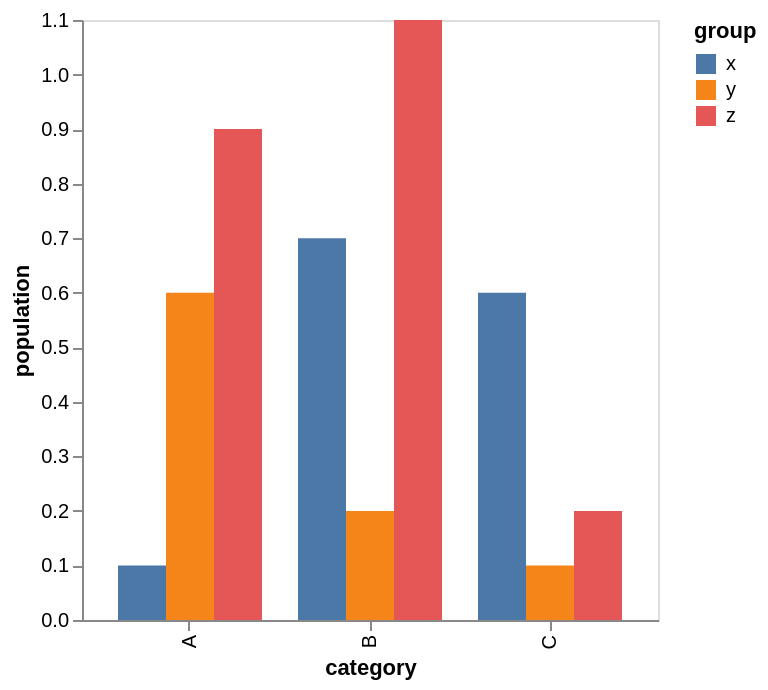

Describe this chart as a Vega-Lite specification.
### Vega specification from a JSON file in a GitHub repository (floating-point values rounded to 4 significant figures)
{"$schema": "https://vega.github.io/schema/vega/v5.json", "background": "white", "padding": 5, "height": 300, "style": "cell", "data": [{"name": "source_0", "values": [{"category": "A", "group": "x", "value": 0.1}, {"category": "A", "group": "y", "value": 0.6}, {"category": "A", "group": "z", "value": 0.9}, {"category": "B", "group": "x", "value": 0.7}, {"category": "B", "group": "y", "value": 0.2}, {"category": "B", "group": "z", "value": 1.1}, {"category": "C", "group": "x", "value": 0.6}, {"category": "C", "group": "y", "value": 0.1}, {"category": "C", "group": "z", "value": 0.2}]}, {"name": "data_0", "source": "source_0", "transform": [{"type": "stack", "groupby": ["category", "group"], "field": "value", "sort": {"field": [], "order": []}, "as": ["value_start", "value_end"], "offset": "zero"}, {"type": "filter", "expr": "isValid(datum[\"value\"]) && isFinite(+datum[\"value\"])"}]}], "signals": [{"name": "x_step", "update": "24 * bandspace(domain('xOffset').length, 0, 0) / (1-0.2)"}, {"name": "width", "update": "bandspace(domain('x').length, 0.2, 0.2) * x_step"}], "marks": [{"name": "marks", "type": "rect", "style": ["bar"], "from": {"data": "data_0"}, "encode": {"update": {"fill": {"scale": "color", "field": "group"}, "ariaRoleDescription": {"value": "bar"}, "description": {"signal": "\"category: \" + (isValid(datum[\"category\"]) ? datum[\"category\"] : \"\"+datum[\"category\"]) + \"; value: \" + (format(datum[\"value\"], \"\")) + \"; group: \" + (isValid(datum[\"group\"]) ? datum[\"group\"] : \"\"+datum[\"group\"])"}, "x": {"scale": "x", "field": "category", "offset": {"scale": "xOffset", "field": "group"}}, "width": {"signal": "max(0.25, bandwidth('xOffset'))"}, "y": {"scale": "y", "field": "value_end"}, "y2": {"scale": "y", "field": "value_start"}}}}], "scales": [{"name": "x", "type": "band", "domain": {"data": "data_0", "field": "category", "sort": true}, "range": {"step": {"signal": "x_step"}}, "paddingInner": 0.2, "paddingOuter": 0.2}, {"name": "y", "type": "linear", "domain": {"data": "data_0", "fields": ["value_start", "value_end"]}, "range": [{"signal": "height"}, 0], "nice": true, "zero": true}, {"name": "xOffset", "type": "band", "domain": {"data": "data_0", "field": "group", "sort": true}, "range": {"step": 24}}, {"name": "color", "type": "ordinal", "domain": {"data": "data_0", "field": "group", "sort": true}, "range": "category"}], "axes": [{"scale": "x", "orient": "bottom", "grid": false, "title": "category", "labelAlign": "right", "labelAngle": 270, "labelBaseline": "middle", "zindex": 0}, {"scale": "y", "orient": "left", "grid": false, "title": "population", "labelOverlap": true, "tickCount": {"signal": "ceil(height/40)"}, "zindex": 0}], "legends": [{"fill": "color", "symbolType": "square", "title": "group"}]}
